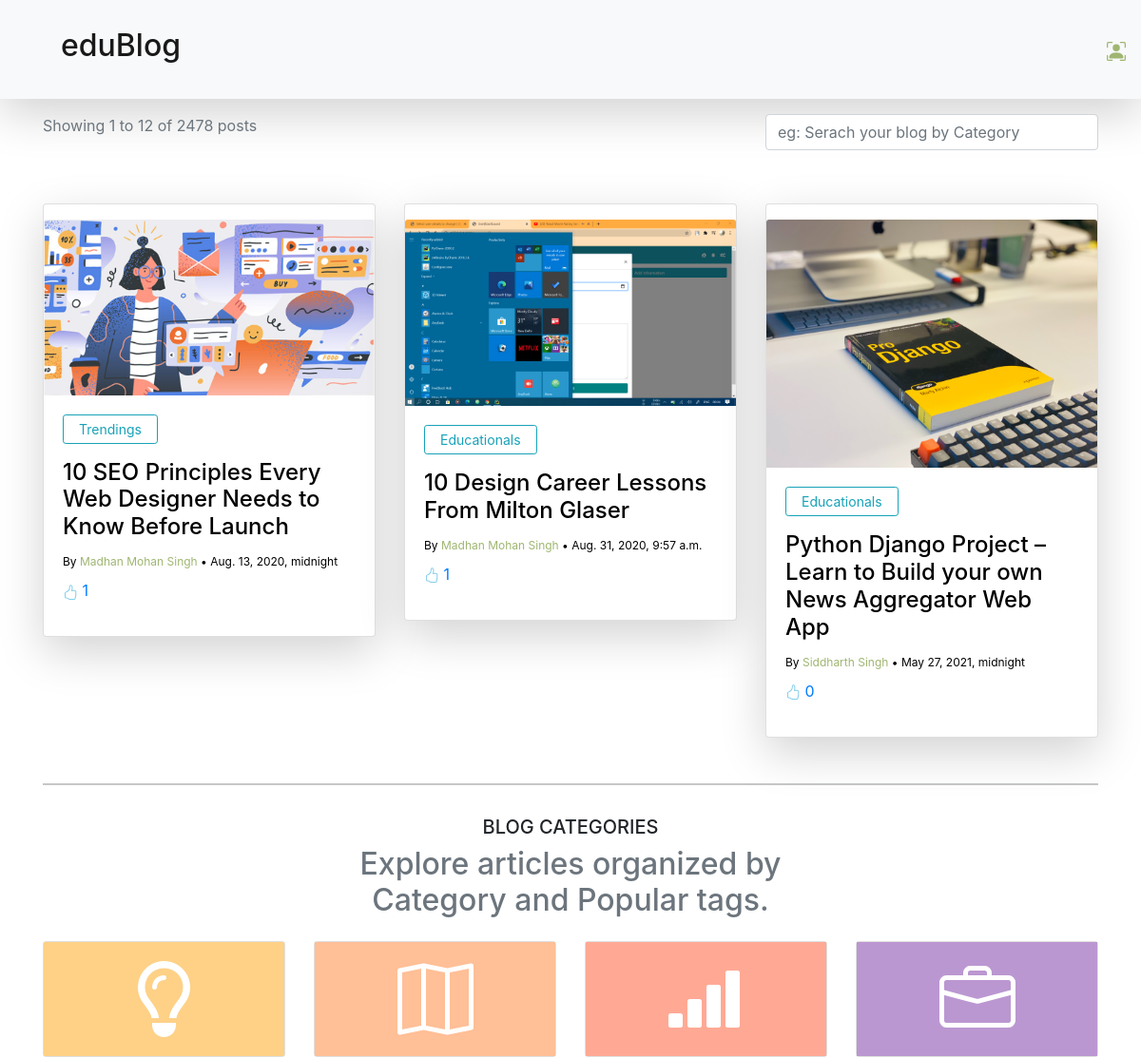
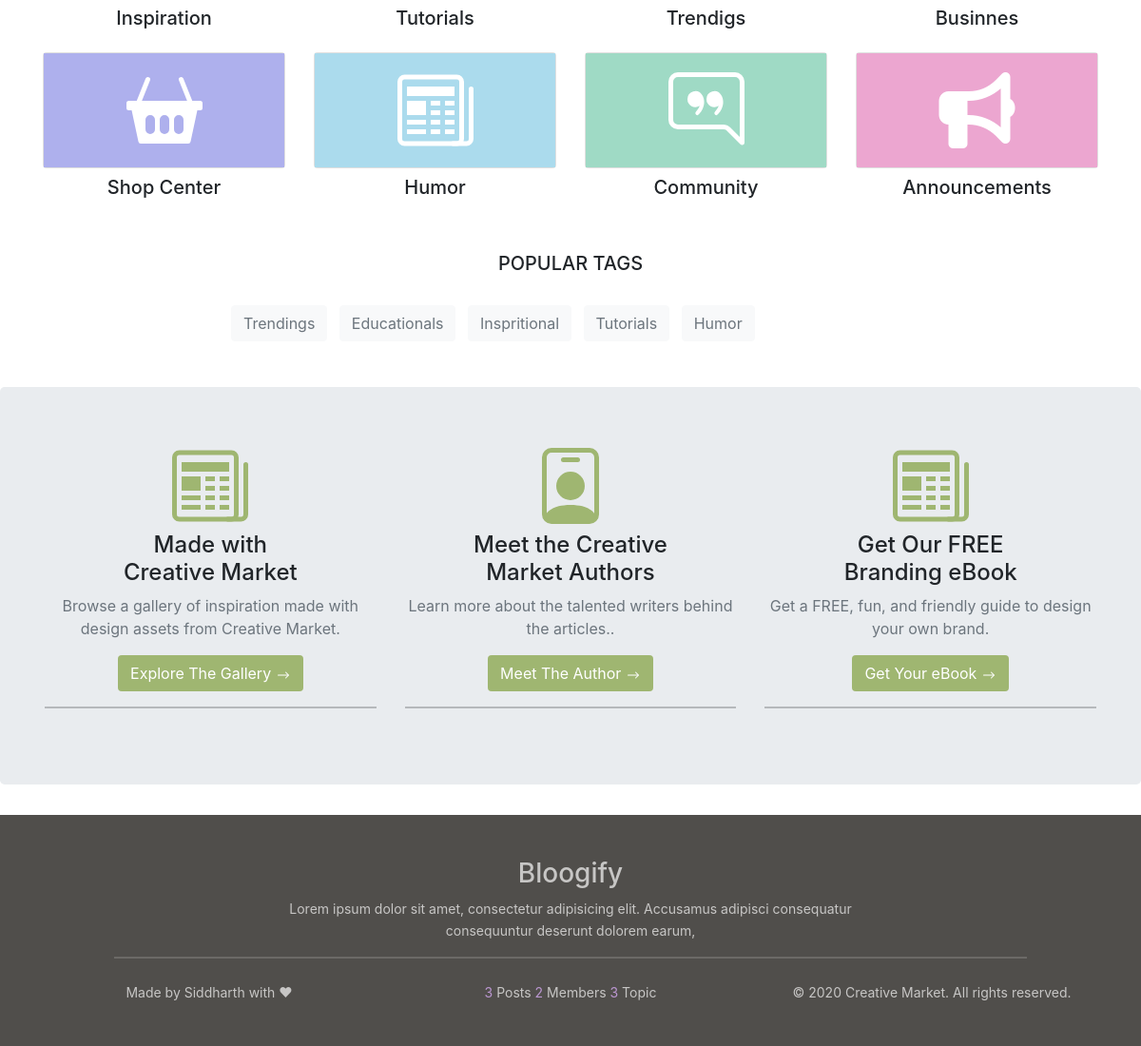
The page / on the database its author committed (2 pictures, top to bottom).
### datawork/models.py (models this page shows, shortened)
class Posts(models.Model):
    post_id = models.AutoField(primary_key=True)
    post_name = models.CharField(max_length=200, null=True)
    post_category = models.ForeignKey(Category, on_delete=models.CASCADE)
    post_topic = models.ForeignKey(Topic, on_delete=models.CASCADE)
    post_image = models.ImageField(upload_to="media")
    post_description = RichTextField(blank=True, null=True)
    post_doc = models.DateTimeField(default=timezone.now)
    post_user = models.ForeignKey(NewUser, on_delete=models.CASCADE, null=True)
    STATUS = (("0", "Approved"), ("1", "Pending"))
    post_status = models.CharField(max_length=30, choices=STATUS, default="1")

class Category(models.Model):
    cat_id = models.AutoField(primary_key=True)
    cat_title = models.CharField(max_length=200)
    cat_doc = models.DateTimeField(default=timezone.now)
    def __str__(self):
        return self.cat_title

class NewUser(models.Model):
    nu_id = models.AutoField(primary_key=True)
    nu_name = models.CharField(max_length=200)
    nu_city = models.CharField(max_length=200, null=True)
    nu_state = models.CharField(max_length=200, null=True)
    nu_image = models.ImageField(upload_to="media")
    nu_doc = models.DateField()
    nu_address = models.TextField()
    nu_phone = models.CharField(max_length=200)
    nu_email = models.EmailField()
    nu_password = models.CharField(max_length=200)
    nu_myself = models.TextField()
    def __str__(self):
        return self.nu_name

### datawork/views.py (the view)
# urls.py: path('', views.home, name="homepage"),
def home(r):
    return render(r, "public/home.html", {
        "cat": Category.objects.all(),
        "top": Topic.objects.all(),
        "home_post": Posts.objects.filter(post_status=0),
        "postcount": Posts.objects.all().count(),
        "usercount": NewUser.objects.all().count(),
        "topiccount": Topic.objects.all().count(),
        "user": get_user(r)
    })

### datawork/views.py (called while the page is built)
def get_user(r):
    if r.session.has_key('logins'):
        return NewUser.objects.get(nu_name=r.session['logins'])

### templates/public/home.html (shortened to what this page needs)
{% extends 'public/base.html' %}
{% load static %}
{% block top %}
    {{ block.super }}
{% endblock %}
{% block cards %}
     <div class="container mt-4">
         <div class="row">
            {% if home_post|length > 0 %}
                {% for foo in home_post %}
                 <div class="col-lg-4 mt-3">
                     <a href="{% url 'detailpage' foo.post_id %}" style="text-decoration: none; color: black">
                         <div class="card py-3 shadow-lg" style="box-shadow: none">
                             <img src="{{ foo.post_image.url }}" alt="" class="card-img-top">
                             <div class="card-body">
                                 <button class="btn btn-outline-info btn-sm px-3 ">{{ foo.post_category }}</button>
                                 <h4 class="mt-3">{{ foo.post_name }}</h4>
                                 <h7 class="card-text" style="font-size: 12px">By <span style="color: #9fb671">{{ foo.post_user }}</span> • {{ foo.post_doc }}</h7>
                                 <div class="row">
                                     <div class="col-lg-6 mt-2">
                                         <a href="{% url 'like_deslike' foo.post_id %}" style="text-decoration: none">
                                             {{ foo.likes_set.count }}
                                         </a>
                                     </div>
                                 </div>
                             </div>
                         </div>
                     </a>
                </div>
             {% endfor %}
            {% endif %}
         </div>
         <hr class="mt-5">
     </div>
{% endblock %}
{% block catshow %}
    {{ block.super }}
{% endblock %}
{% block tags %}
    {{ block.super }}
{% endblock %}
{% block jumbotron %}
   {{ block.super }}
{% endblock %}
{% block footer %}
    {{ block.super }}
{% endblock %}

### templates/public/base.html (shortened to what this page needs)
<!DOCTYPE html>
<html lang="en">
<head>
    <link rel="stylesheet" href="https://stackpath.bootstrapcdn.com/bootstrap/5.0.0-alpha1/css/bootstrap.min.css">
    <link rel="stylesheet" href="https://stackpath.bootstrapcdn.com/bootstrap/4.5.0/css/bootstrap.min.css">
    {% load static %}
</head>
<body>
    <nav class="navbar navbar-expand-lg navbar-light bg-light shadow-lg py-4">
        <a href="{% url 'homepage' %}" class="navbar-brand ml-5"><h2>eduBlog</h2></a>
            <ul class="navbar-nav ml-auto">
                {% if 'logins' not in request.session %}
                    <li class="nav-item">
                        <a href="{% url 'signin' %}">
                        </a>
                     </li>
                {% endif %}
            </ul>
    </nav>
    {% block top %}
            <div class="container">
                <div class="row">
                    <div class="col-lg-12">
                        <div class="row">
                            <div class="col-lg-4 mt-3">
                                <p class="text-muted">Showing 1 to 12 of 2478 posts</p>
                            </div>
                            <div class="col-lg-4 ml-auto mt-3">
                                <form action="{% url 'searchbar' %}" method="get">
                                    <div class="form-group">
                                        <input type="text" class="form-control" placeholder="eg: Serach your blog by Category" name="search">
                                    </div>
                                </form>
                            </div>
                        </div>
                    </div>
                </div>
            </div>
    {% endblock %}
    {% block cards %}
    {% endblock %}
    {% block catshow %}
        <div class="container mt-3">
            <div class="row">
               <div class="heading text-center mt-3">
                    <h5>BLOG CATEGORIES</h5>
                    <h2 class="text-muted">Explore articles organized by <br>Category and Popular tags.</h2>
               </div>
                <div class="col-lg-3 mt-3">
                    <div class="card">
                        <div class="card-body" style="background-color:#fed187">
                            <div class="icon text-center">
                                <i class="far fa-lightbulb" style="color: white; font-size: 80px"></i>
                            </div>
                        </div>
                    </div>
                    <h5 class="text-center mt-2">Inspiration</h5>
                </div>
                <div class="col-lg-3 mt-3">
                    <div class="card">
                        <div class="card-body" style="background-color:#ffbf97">
                            <div class="icon text-center">
                            </div>
                        </div>
                    </div>
                    <h5 class="text-center mt-2">Tutorials</h5>
                </div>
                <div class="col-lg-3 mt-3">
                    <div class="card">
                        <div class="card-body" style="background-color:#ffa995">
                            <div class="icon text-center">
                            </div>
                        </div>
                    </div>
                    <h5 class="text-center mt-2">Trendigs</h5>
                </div>
                <div class="col-lg-3 mt-3">
                    <div class="card">
                        <div class="card-body" style="background-color:#bb97d1;">
                            <div class="icon text-center">
                            </div>
                        </div>
                    </div>
                    <h5 class="text-center mt-2">Businnes</h5>
                </div>
                <div class="col-lg-3 mt-3">
                    <div class="card">
                        <div class="card-body" style="background-color:#aeb0ed;">
                            <div class="icon text-center">
                            </div>
                        </div>
                    </div>
                    <h5 class="text-center mt-2">Shop Center</h5>
                </div>
                <div class="col-lg-3 mt-3">
                    <div class="card">
                        <div class="card-body" style="background-color:#abdbed;">
                            <div class="icon text-center">
                            </div>
                        </div>
                    </div>
                    <h5 class="text-center mt-2">Humor</h5>
                </div>
                <div class="col-lg-3 mt-3">
                    <div class="card">
                        <div class="card-body" style="background-color:#9fdac5;">
                            <div class="icon text-center">
                            </div>
                        </div>
                    </div>
                    <h5 class="text-center mt-2">Community</h5>
                </div>
                <div class="col-lg-3 mt-3">
                    <div class="card">
                        <div class="card-body" style="background-color:#eca6d0;">
                            <div class="icon text-center">
                                <i class="fas fa-bullhorn" style="color: white; font-size: 80px"></i>
                            </div>
                        </div>
                    </div>
                    <h5 class="text-center mt-2">Announcements</h5>
                </div>
            </div>
        </div>
    {% endblock %}
    {% block tags %}
            <div class="container">
                <div class="row">
                    <h5 class="text-center mt-5">POPULAR TAGS</h5>
                    <div class="col-lg-8 mx-auto mt-3">
                        {% for foo in cat %}
                            <a href="{% url 'category_filter' foo.cat_id %}" class="btn btn-light text-muted ml-2 mt-2">{{ foo.cat_title }}</a>
                        {% endfor %}
                    </div>
                </div>
            </div>
    {% endblock %}
    {% block jumbotron %}
         <div class="jumbotron mt-5">
        <div class="container">
            <div class="row">
                <div class="col-lg-4">
                    <div class="box text-center">
                        <div class="icon">
                        </div>
                        <h4 class="mt-2">Made with <br> Creative Market</h4>
                        <p class="mt-2 text-muted">Browse a gallery of inspiration made with design assets from Creative Market.</p>
                        <div class="btn text-white" style="background-color:#9fb671 ">Explore The Gallery
                            <span>
                            </span>
                        </div>
                    </div>
                    <hr>
                </div>
                <div class="col-lg-4">
                    <div class="box2 text-center">
                        <div class="icon">
                        </div>
                        <h4 class="mt-2">Meet the Creative <br> Market Authors</h4>
                        <p class="mt-2 text-muted">Learn more about the talented writers behind the articles..</p>
                        <a href="{% url 'meet_author' %}" class="btn text-white" style="background-color:#9fb671 ">Meet The Author
                            <span>
                            </span>
                        </a>
                    </div>
                    <hr>
                </div>
                <div class="col-lg-4">
                    <div class="box3 text-center">
                        <div class="icon">
                        </div>
                        <h4 class="mt-2">Get Our FREE <br> Branding eBook</h4>
                        <p class="mt-2 text-muted">Get a FREE, fun, and friendly guide to design your own brand.</p>
                        <a href="" class="btn text-white" style="background-color:#9fb671 ">Get Your eBook
                            <span>
                            </span>
                        </a>
                    </div>
                    <hr>
                </div>
            </div>
        </div>
    </div>
    {% endblock %}
    {% block footer %}
        <footer id="footer-global" data-module="Footer">
            <div class="head">
                <h3>Bloogify</h3>
                <p>Lorem ipsum dolor sit amet, consectetur adipisicing elit. Accusamus adipisci consequatur <br>consequuntur deserunt dolorem earum,</p>
            </div>
            <hr style="margin-left: 120px; margin-right: 120px">
            <div class="container">
                <div class="row text-center">
                    <div class="col-lg-4 mt-2" style="text-decoration: none;  ">Made by Siddharth with ❤</div>
                    <div class="col-lg-4 mt-2"><span style="color:#bb97d1">{{ postcount }}</span> Posts <span style="color:#bb97d1">{{ usercount }}</span> Members <span style="color:#bb97d1"> {{ topiccount }}</span> Topic</div>
                    <div class="col-lg-4 mt-2">© 2020 Creative Market. All rights reserved.</div>
                </div>
            </div>
        </footer>
    {% endblock %}
</body>
</html>

### templates/public/base.html (style rules this page uses)
#footer-global { background: #504e4b; height: auto; position: relative; bottom: auto; left: auto; right: auto; z-index: 1; color: #c7c6c5; font-size: 14px; line-height: 23px; text-align: center; padding: 45px 0; }

### rows shown on the page
Posts: post_image (picture), post_category "Trendings", post_name "10 SEO Principles Every Web Designer Needs to Know Before Launch", post_user "Madhan Mohan Singh", post_doc "Aug. 13, 2020, midnight", likes_set.count "1"
Posts: post_image (picture), post_category "Educationals", post_name "10 Design Career Lessons From Milton Glaser", post_user "Madhan Mohan Singh", post_doc "Aug. 31, 2020, 9:57 a.m.", likes_set.count "1"
Posts: post_image (picture), post_category "Educationals", post_name "Python Django Project – Learn to Build your own News Aggregator Web App", post_user "Siddharth Singh", post_doc "May 27, 2021, midnight", likes_set.count "0"
Category: cat_title "Trendings"
Category: cat_title "Educationals"
Category: cat_title "Inspritional"
Category: cat_title "Tutorials"
Category: cat_title "Humor"

### other values the page prints
{{ postcount }} "3"
{{ usercount }} "2"
{{ topiccount }} "3"
